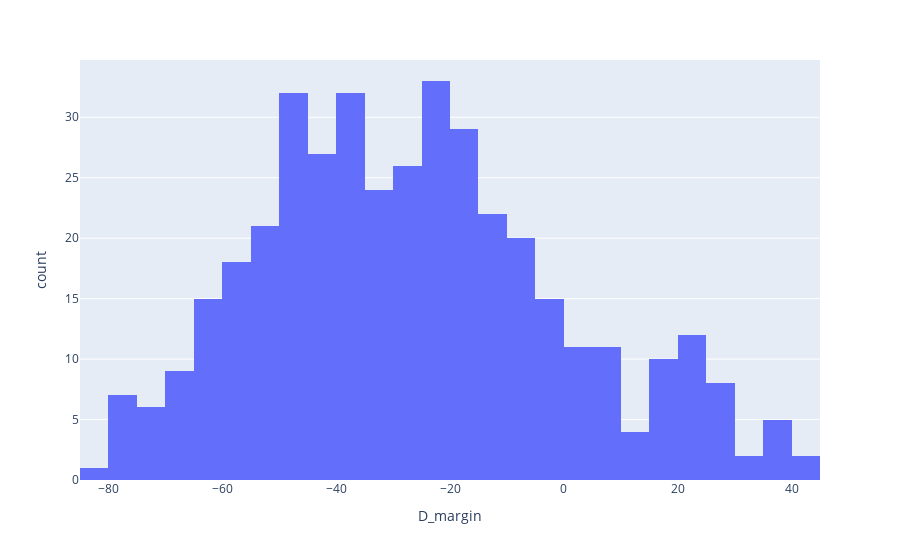

Write notebook code for a chart like this one.
### Markdown cell above
## Misc: EDA and Visualizations

### Code cell
fig_histogram = px.histogram(D_margin_by_county, x='D_margin')
fig_histogram.show()

### Figure 1 — Plotly figure (JSON) as saved in the notebook; plotly's stock layout.template omitted (floating-point values rounded to 4 significant figures; data arrays with more than 128 entries replaced by an {"elided": "..."} marker saying what was removed)
{"data": [{"alignmentgroup": "True", "bingroup": "x", "hovertemplate": "D_margin=%{x}<br>count=%{y}<extra></extra>", "legendgroup": "", "marker": {"color": "#636efa", "pattern": {"shape": ""}}, "name": "", "offsetgroup": "", "orientation": "v", "showlegend": false, "type": "histogram", "x": {"elided": "402 float values"}, "xaxis": "x", "yaxis": "y"}], "layout": {"barmode": "relative", "legend": {"tracegroupgap": 0}, "margin": {"t": 60}, "xaxis": {"anchor": "y", "domain": [0, 1], "title": {"text": "D_margin"}}, "yaxis": {"anchor": "x", "domain": [0, 1], "title": {"text": "count"}}}}
